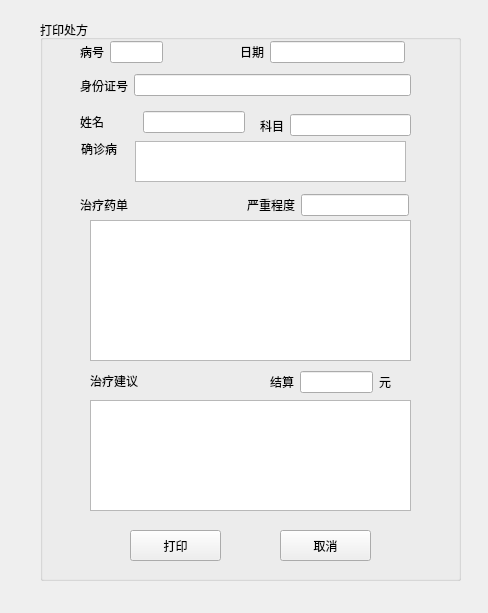
<?xml version="1.0" encoding="UTF-8"?>
<ui version="4.0">
 <class>Print</class>
 <widget class="QWidget" name="Print">
  <property name="geometry">
   <rect>
    <x>0</x>
    <y>0</y>
    <width>488</width>
    <height>613</height>
   </rect>
  </property>
  <property name="windowTitle">
   <string>打印处方</string>
  </property>
  <property name="windowIcon">
   <iconset>
    <normaloff>:/new/prefix1/C:/Users/Administrator.QH-20141214JPFU/Pictures/0]48MKQOOPNTW%60}V2NM]L.png</normaloff>:/new/prefix1/C:/Users/Administrator.QH-20141214JPFU/Pictures/0]48MKQOOPNTW%60}V2NM]L.png</iconset>
  </property>
  <widget class="QGroupBox" name="groupBox">
   <property name="geometry">
    <rect>
     <x>40</x>
     <y>20</y>
     <width>421</width>
     <height>561</height>
    </rect>
   </property>
   <property name="styleSheet">
    <string notr="true">font: 75 12pt &quot;黑体&quot;;</string>
   </property>
   <property name="title">
    <string>打印处方</string>
   </property>
   <widget class="QTextEdit" name="tmeditextEdit">
    <property name="geometry">
     <rect>
      <x>50</x>
      <y>200</y>
      <width>321</width>
      <height>141</height>
     </rect>
    </property>
    <property name="readOnly">
     <bool>true</bool>
    </property>
   </widget>
   <widget class="QLabel" name="label_8">
    <property name="geometry">
     <rect>
      <x>50</x>
      <y>350</y>
      <width>71</width>
      <height>21</height>
     </rect>
    </property>
    <property name="text">
     <string>治疗建议</string>
    </property>
   </widget>
   <widget class="QTextEdit" name="tsuggtextEdit_2">
    <property name="geometry">
     <rect>
      <x>50</x>
      <y>380</y>
      <width>321</width>
      <height>111</height>
     </rect>
    </property>
    <property name="readOnly">
     <bool>false</bool>
    </property>
   </widget>
   <widget class="QWidget" name="layoutWidget">
    <property name="geometry">
     <rect>
      <x>40</x>
      <y>20</y>
      <width>83</width>
      <height>24</height>
     </rect>
    </property>
    <layout class="QHBoxLayout" name="horizontalLayout">
     <item>
      <widget class="QLabel" name="label">
       <property name="text">
        <string>病号</string>
       </property>
      </widget>
     </item>
     <item>
      <widget class="QLineEdit" name="hnumlineEdit">
       <property name="readOnly">
        <bool>true</bool>
       </property>
      </widget>
     </item>
    </layout>
   </widget>
   <widget class="QWidget" name="layoutWidget">
    <property name="geometry">
     <rect>
      <x>200</x>
      <y>20</y>
      <width>165</width>
      <height>24</height>
     </rect>
    </property>
    <layout class="QHBoxLayout" name="horizontalLayout_2">
     <item>
      <widget class="QLabel" name="label_2">
       <property name="text">
        <string>日期</string>
       </property>
      </widget>
     </item>
     <item>
      <widget class="QLineEdit" name="datelineEdit_2">
       <property name="readOnly">
        <bool>true</bool>
       </property>
      </widget>
     </item>
    </layout>
   </widget>
   <widget class="QWidget" name="layoutWidget">
    <property name="geometry">
     <rect>
      <x>40</x>
      <y>50</y>
      <width>331</width>
      <height>31</height>
     </rect>
    </property>
    <layout class="QHBoxLayout" name="horizontalLayout_3">
     <item>
      <widget class="QLabel" name="label_4">
       <property name="text">
        <string>身份证号</string>
       </property>
      </widget>
     </item>
     <item>
      <widget class="QLineEdit" name="pidlineEdit_4">
       <property name="readOnly">
        <bool>true</bool>
       </property>
      </widget>
     </item>
    </layout>
   </widget>
   <widget class="QWidget" name="layoutWidget">
    <property name="geometry">
     <rect>
      <x>40</x>
      <y>90</y>
      <width>165</width>
      <height>24</height>
     </rect>
    </property>
    <layout class="QHBoxLayout" name="horizontalLayout_4">
     <item>
      <widget class="QLabel" name="label_3">
       <property name="text">
        <string>姓名</string>
       </property>
      </widget>
     </item>
     <item>
      <spacer name="horizontalSpacer_3">
       <property name="orientation">
        <enum>Qt::Horizontal</enum>
       </property>
       <property name="sizeHint" stdset="0">
        <size>
         <width>40</width>
         <height>20</height>
        </size>
       </property>
      </spacer>
     </item>
     <item>
      <widget class="QLineEdit" name="pnamelineEdit_3">
       <property name="readOnly">
        <bool>true</bool>
       </property>
      </widget>
     </item>
    </layout>
   </widget>
   <widget class="QWidget" name="layoutWidget">
    <property name="geometry">
     <rect>
      <x>230</x>
      <y>350</y>
      <width>121</width>
      <height>24</height>
     </rect>
    </property>
    <layout class="QHBoxLayout" name="horizontalLayout_7">
     <item>
      <widget class="QLabel" name="label_9">
       <property name="text">
        <string>结算</string>
       </property>
      </widget>
     </item>
     <item>
      <widget class="QLineEdit" name="pricelineEdit"/>
     </item>
     <item>
      <widget class="QLabel" name="label_10">
       <property name="text">
        <string>元</string>
       </property>
      </widget>
     </item>
    </layout>
   </widget>
   <widget class="QWidget" name="layoutWidget">
    <property name="geometry">
     <rect>
      <x>40</x>
      <y>170</y>
      <width>329</width>
      <height>30</height>
     </rect>
    </property>
    <layout class="QHBoxLayout" name="horizontalLayout_8">
     <item>
      <widget class="QLabel" name="label_7">
       <property name="text">
        <string>治疗药单</string>
       </property>
      </widget>
     </item>
     <item>
      <spacer name="horizontalSpacer">
       <property name="orientation">
        <enum>Qt::Horizontal</enum>
       </property>
       <property name="sizeHint" stdset="0">
        <size>
         <width>78</width>
         <height>28</height>
        </size>
       </property>
      </spacer>
     </item>
     <item>
      <layout class="QHBoxLayout" name="horizontalLayout_6">
       <item>
        <widget class="QLabel" name="label_6">
         <property name="text">
          <string>严重程度</string>
         </property>
        </widget>
       </item>
       <item>
        <widget class="QLineEdit" name="dranklineEdit_6">
         <property name="readOnly">
          <bool>true</bool>
         </property>
        </widget>
       </item>
      </layout>
     </item>
    </layout>
   </widget>
   <widget class="QPushButton" name="backpushButton_2">
    <property name="geometry">
     <rect>
      <x>240</x>
      <y>510</y>
      <width>91</width>
      <height>31</height>
     </rect>
    </property>
    <property name="text">
     <string>取消</string>
    </property>
   </widget>
   <widget class="QPushButton" name="printpushButton">
    <property name="geometry">
     <rect>
      <x>90</x>
      <y>510</y>
      <width>91</width>
      <height>31</height>
     </rect>
    </property>
    <property name="text">
     <string>打印</string>
    </property>
   </widget>
   <widget class="QWidget" name="layoutWidget">
    <property name="geometry">
     <rect>
      <x>220</x>
      <y>90</y>
      <width>151</width>
      <height>31</height>
     </rect>
    </property>
    <layout class="QHBoxLayout" name="horizontalLayout_9">
     <item>
      <widget class="QLabel" name="label_11">
       <property name="text">
        <string>科目</string>
       </property>
      </widget>
     </item>
     <item>
      <widget class="QLineEdit" name="typelineEdit">
       <property name="readOnly">
        <bool>true</bool>
       </property>
      </widget>
     </item>
    </layout>
   </widget>
   <widget class="QLabel" name="label_5">
    <property name="geometry">
     <rect>
      <x>41</x>
      <y>121</y>
      <width>48</width>
      <height>16</height>
     </rect>
    </property>
    <property name="text">
     <string>确诊病</string>
    </property>
   </widget>
   <widget class="QTextEdit" name="dnamelineEdit_5">
    <property name="geometry">
     <rect>
      <x>95</x>
      <y>121</y>
      <width>271</width>
      <height>41</height>
     </rect>
    </property>
    <property name="readOnly">
     <bool>true</bool>
    </property>
    <property name="html">
     <string>&lt;!DOCTYPE HTML PUBLIC &quot;-//W3C//DTD HTML 4.0//EN&quot; &quot;http://www.w3.org/TR/REC-html40/strict.dtd&quot;&gt;
&lt;html&gt;&lt;head&gt;&lt;meta name=&quot;qrichtext&quot; content=&quot;1&quot; /&gt;&lt;style type=&quot;text/css&quot;&gt;
p, li { white-space: pre-wrap; }
&lt;/style&gt;&lt;/head&gt;&lt;body style=&quot; font-family:'黑体'; font-size:12pt; font-weight:72; font-style:normal;&quot;&gt;
&lt;p style=&quot;-qt-paragraph-type:empty; margin-top:0px; margin-bottom:0px; margin-left:0px; margin-right:0px; -qt-block-indent:0; text-indent:0px;&quot;&gt;&lt;br /&gt;&lt;/p&gt;&lt;/body&gt;&lt;/html&gt;</string>
    </property>
   </widget>
   <zorder>label_5</zorder>
   <zorder>dnamelineEdit_5</zorder>
   <zorder>backpushButton_2</zorder>
   <zorder>printpushButton</zorder>
   <zorder>layoutWidget</zorder>
   <zorder>layoutWidget</zorder>
   <zorder>layoutWidget</zorder>
   <zorder>layoutWidget</zorder>
   <zorder>layoutWidget</zorder>
   <zorder>layoutWidget</zorder>
   <zorder>layoutWidget</zorder>
   <zorder>tmeditextEdit</zorder>
   <zorder>label_8</zorder>
   <zorder>tsuggtextEdit_2</zorder>
  </widget>
  <widget class="QFrame" name="frame">
   <property name="geometry">
    <rect>
     <x>-10</x>
     <y>-10</y>
     <width>501</width>
     <height>641</height>
    </rect>
   </property>
   <property name="styleSheet">
    <string notr="true">border-image: url(:/new/prefix1/image/38.jpg);</string>
   </property>
   <property name="frameShape">
    <enum>QFrame::StyledPanel</enum>
   </property>
   <property name="frameShadow">
    <enum>QFrame::Raised</enum>
   </property>
  </widget>
  <zorder>frame</zorder>
  <zorder>groupBox</zorder>
 </widget>
 <resources/>
 <connections/>
</ui>
